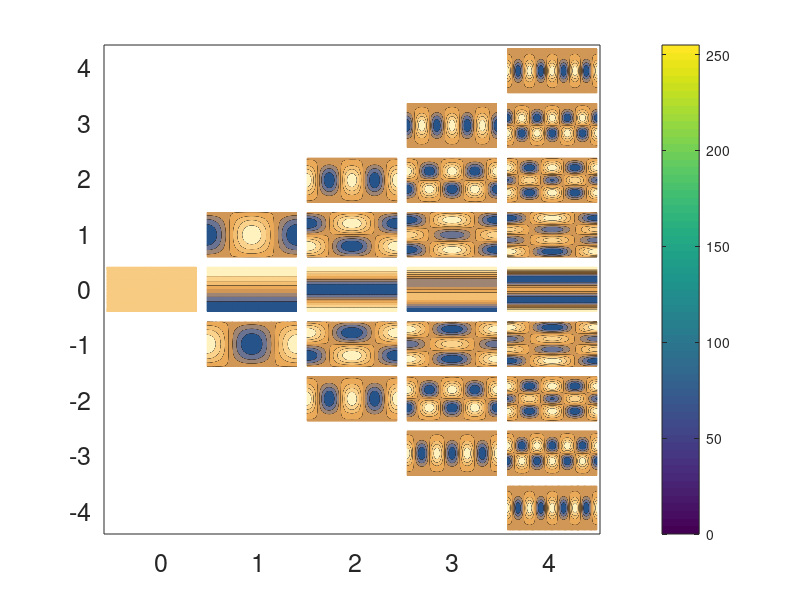

Write the MATLAB code that produced this figure. (Note: this script raises an error after producing the figure.)
clear all

load('pyramid')
fsize = 18;
imagesc(cdata);
set(gca, 'XTick', [0:306:1533]-125, 'XTickLabel', [-1:10] , 'FontSize', fsize) % 10 ticks
set(gca, 'YTick', [1:1563/9:1563]+70, 'YTickLabel', [4:-1:-4])
set(gca, 'TickLength', [0 0]);

c = colorbar('Ticks',0:0.25:1,'TickLabels',{'0','0.5','1.0','1.5','2.0'});

fsize = 30;
xlabel('$\ell$','interpreter','latex','FontSize',fsize);
ylabel('$m$','interpreter','latex','FontSize',fsize);

set(gcf, 'Position', [10 10 800 600]);

saveas(gcf, 'pyramidplot.png')